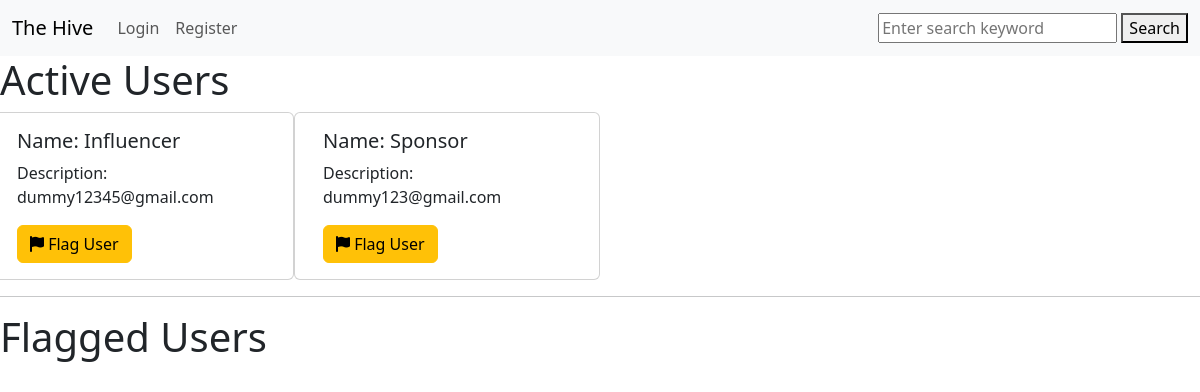
The app's page /admin_users, older data.
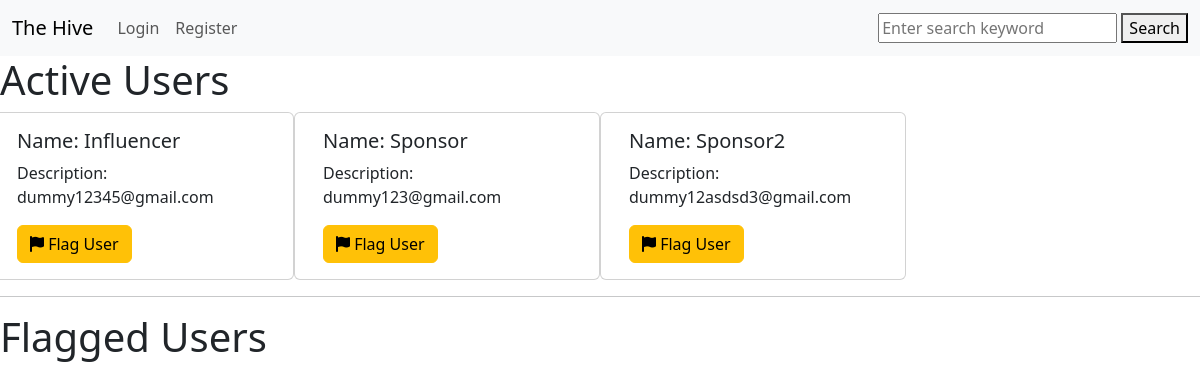
The same page, newer data.
### application/model.py (models this page shows, shortened)
class User(db.Model):
    id = db.Column(db.Integer,primary_key = True)
    username = db.Column(db.String(80), unique = True)
    password = db.Column(db.String(80))
    email = db.Column(db.String(120), unique=True, nullable=False)
    dob = db.Column(db.DATE, nullable = True)
    address = db.Column(db.String(120), nullable=True)
    city = db.Column(db.String(80))
    state = db.Column(db.String(80))
    country = db.Column(db.String(80))
    is_flagged = db.Column(db.Boolean, default=False)
    role = db.relationship('Role', secondary = 'user_role' )

### application/routes.py (the view)
@app.route('/admin_users')
def admin_users():
    users = User.query.all()
    inf = Influencer.query.all()
    spo = Sponsor.query.all()
    return render_template('admin_users.html', users = users)

### templates/admin_users.html (shortened to what this page needs)
{% extends 'base_with_navbar.html' %}
{% block content %}
<h1>Active Users</h1>
<div class="row">
    {% for user in users %}
        {% if user.is_flagged != True %}
            {% if user.username != 'admin'%}
                <div class="card col-3">
                    <div class="card-body">
                        <h5 class="card-title">Name: {{ user.username }}</h5>
                        <p class="card-description">Description: {{ user.email }}</p>
                        <form action="/flag_users/{{ user.id }}" method="POST" style="display:inline;">
                            <button type="submit" class="btn btn-warning">
                                <i class="fa fa-flag" aria-hidden="true"></i> Flag User
                            </button>
                        </form>
                    </div>
                </div>
            {% endif %}
        {% endif %}
    {% endfor %}
</div>
<hr>
<h1>Flagged Users</h1>
{% endblock content %}

Row changes from the older to the newer data that the page shows:
added User: username "Sponsor2", email "dummy12asdsd3@gmail.com"
